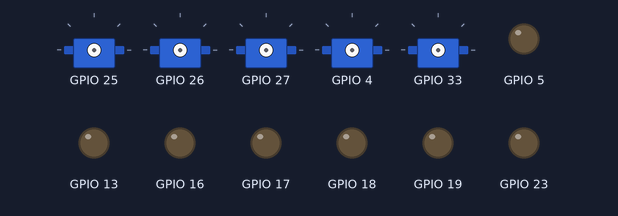
The program below on a simulated ESP32. Shown: 5 × servo, output pins drawn as LEDs (lit = HIGH). What the program prints to the serial monitor is not drawn.

Above: at 0.0 s.
At 2.0 s:
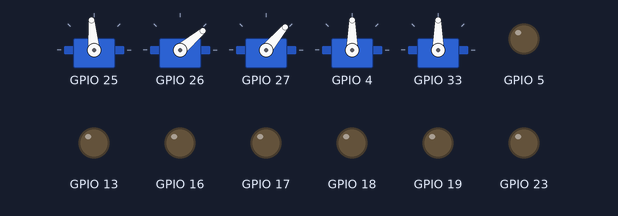
At 6.7 s:
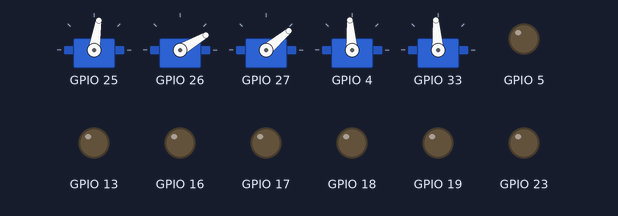
Timing chart, 0 to 8.2 s (numbered marks = the images above):
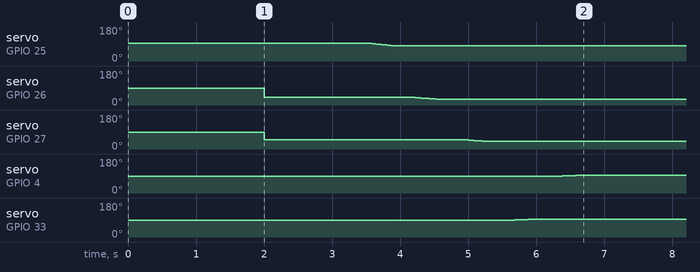

The program:

main.cpp
```cpp
#include <Arduino.h>
#include "main_loop.h"

MainLoop g_mainLoop;

void setup()
{
    g_mainLoop.init();
}

void loop()
{
    g_mainLoop.tick();
}
```
